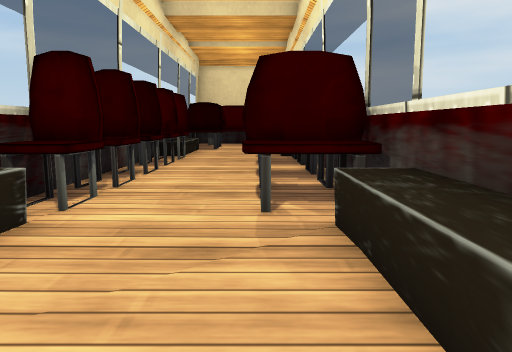
View 1 (above)

14 first-person views from a walk through a Unity game level. The camera is 1.2 m above the floor, tilts 8° down and sees 70° across. The floor is counted in squares, 0.5 m on a side. Each view is taken from the middle of a square. On the plan, view 1 faces up. The plan holds only what a view shows up to about 20 squares ahead; the rest is blank. The place goes on beyond the plan. Some animated figures are not drawn. Some surface patterns are stand-ins.

View 2
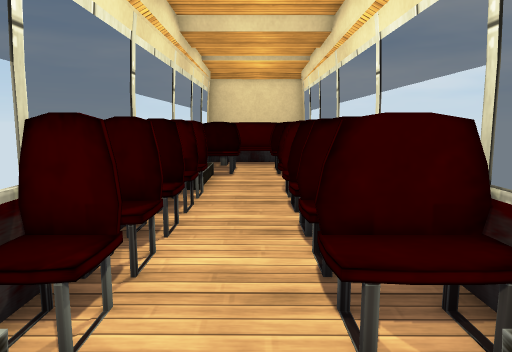

View 3
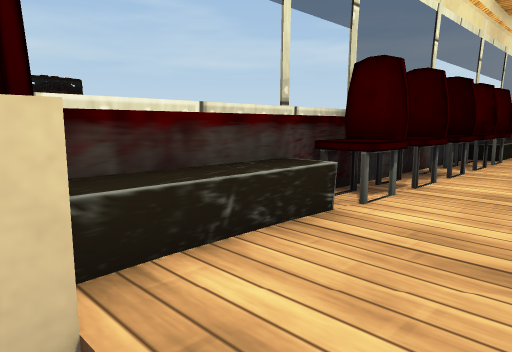

View 4
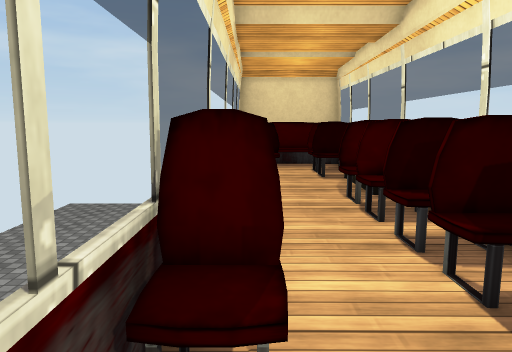

View 5
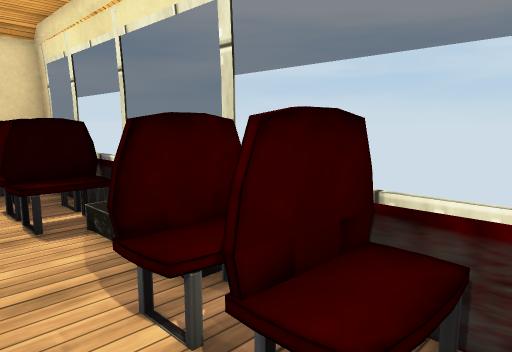

View 6
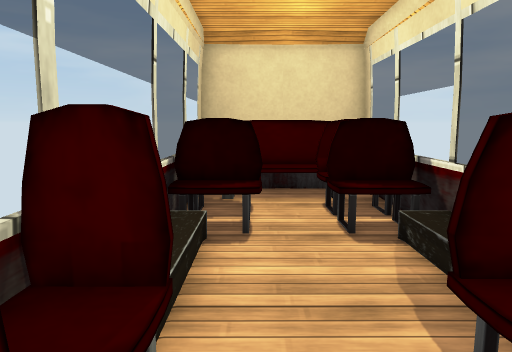

View 7
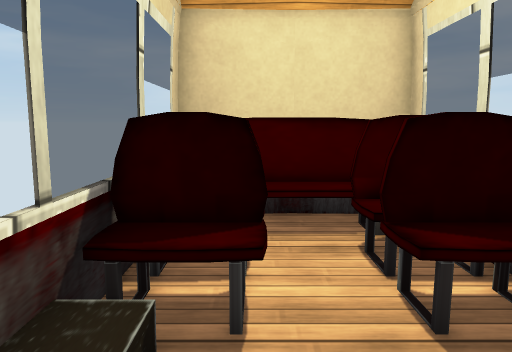

View 8
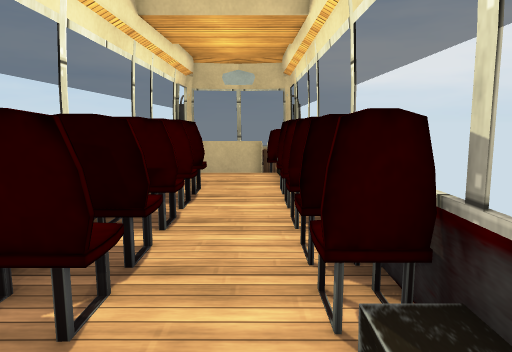

View 9
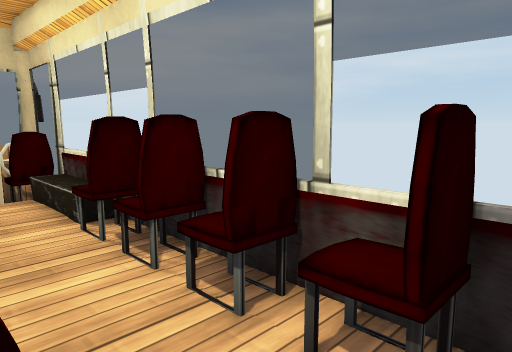

View 10
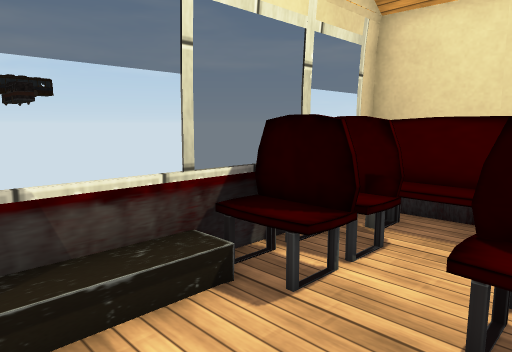

View 11
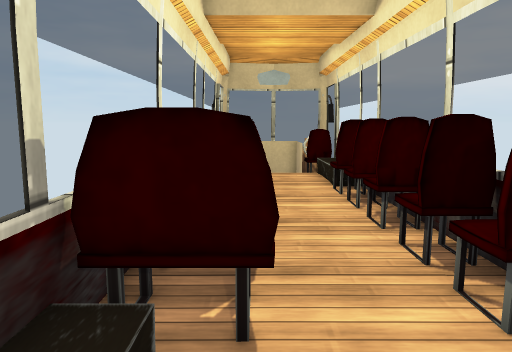

View 12
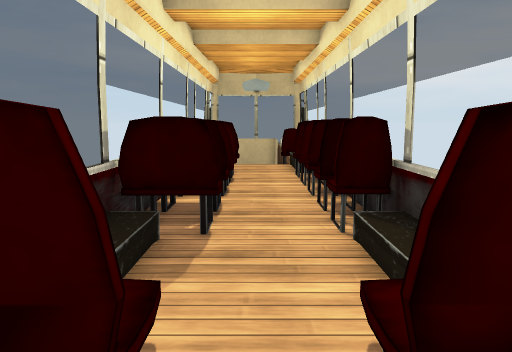

View 13
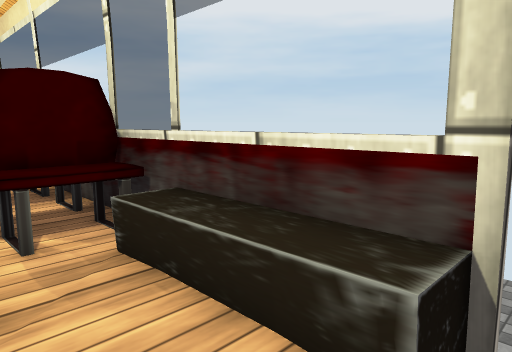

View 14
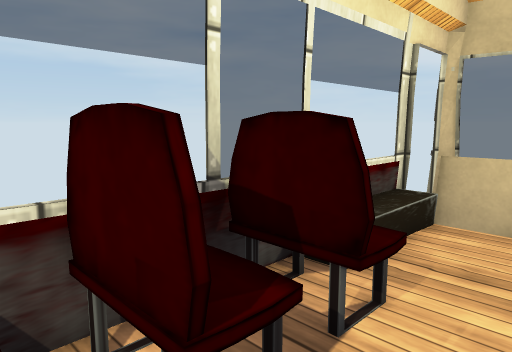

### Floor plan
Key: @ floor where view 1 was taken; # wall or solid block; . main floor; : floor 0.25 m higher than the main floor; - floor 0.25 m lower than the main floor; / step, stairs or slope; = window, fence, low wall or low ledge; v drop or lower ground; O other object.
Columns run from 4 left of view 1 to 2 right of it. Each row starts with its distance up from view 1.
 26 v#####v
 25 ###=###
 24 =OOOOO=
 23 # #.# #
 22 =OO.OO=
 21 # #.# #
 20 =OO.OO=
 19 v.....=
 18 v.....
 17 v.....=
 16 v.....=
 15 ##..#=#
 14 =O...O=
 13 ##..#=#
 12 =O..OO=
 11 ##..# #
 10 =O..OO=
  9 ##..#=#
  8 =O..OO=
  7 ##..#=#
  6 ##..###
  5 #..../=
  4 v..../v
  3 v..../=
  2 v..../=
  1 #=..//#
  0 =:=-@
 -1 ##=
 -2 ##  ==#

Where each view was taken, in squares from view 1:
view 1: 0 up, 0 right, facing up
view 2: 2 up, 1 left, facing up
view 3: 0 up, 0 right, facing up-left
view 4: 3 up, 3 left, facing up
view 5: 11 up, 2 left, facing up-right
view 6: 12 up, 2 left, facing up
view 7: 16 up, 2 left, facing up
view 8: 19 up, 2 left, facing down
view 9: 14 up, 0 right, facing down-left
view 10: 16 up, 1 right, facing up-left
view 11: 19 up, 0 right, facing down
view 12: 23 up, 1 left, facing down
view 13: 0 up, 1 left, facing up-right
view 14: 10 up, 2 left, facing down-right
